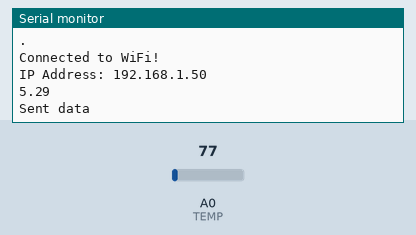
The program below on a simulated Arduino Uno R4 WiFi. Parts: the last lines printed to the serial monitor. The inputs (shaded band) are chosen by the test bench; at power-on: A0 (TEMP) = 77. WiFi joins after 1.5 s; servers stay silent unless stated; uploads are accepted with an empty reply.

Above: at 11.7 s.
11.8 s: A0 (TEMP) set to 92
At 14.01 s:
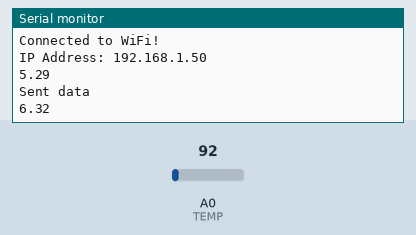
15.5 s: A0 (TEMP) set to 107
At 18.7 s:
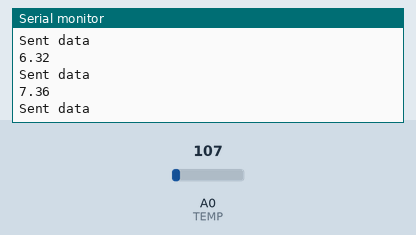
Timing chart, 0 to 20.2 s (numbered marks = the images above; inputs shaded):
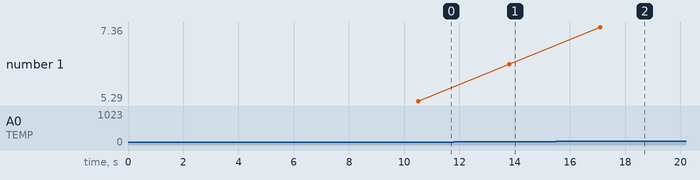

The program:

main.cpp
```cpp
#include <Arduino.h>
#include <Adafruit_Sensor.h>
#include <Math.h>
#include <Wire.h>
// WIFI
#include <WiFiS3.h>
#include <WiFiSSLClient.h>

#define TEMP A0 // LM35 pin


int hum;
float outsideTemp;

//WIFI
const char ssid[] = "fambergies";  // change your network SSID (name) iotroam ppp
const char pass[] = "Safe@bergies";   // change your network password (use for WPA, or use as key for WEP) dPwcM9DNRY pppppppp

WiFiSSLClient client;

const int port = 443; // HTTPS port
const char HOST_NAME[] = "period-2-resit-project.onrender.com"; // Your server hostname
String HTTP_METHOD = "POST";
String PATH_NAME = "/add";

// Functions
float LM35read();
void connectServer();
void sendToServer(String data);
void processData(float temperature);

void setup()
{
  Serial.begin(9600);
  // Switch to Internal 1.1V Reference
  analogReference(AR_INTERNAL);

  // WIFI
  connectServer();
  delay(4000);
}

void loop() {
  processData(LM35read());
  delay(3000);
}

void processData(float temperature){
   long lastCheckTime = 0;
   int updateInterval = 3000;
   if(millis() - lastCheckTime > updateInterval){
    Serial.println(temperature);
    String data = "{  \"temperature\": \"" + String(temperature) + "\" }";
    sendToServer(data);
    Serial.println("Sent data");
   }
   lastCheckTime = millis();
}


float LM35read()
{
  float tempTemp = analogRead(TEMP);
  // read the input on analog pin 0:
  if (tempTemp == 0){
    return outsideTemp;
  }
  //Calculate Temperature from TEMP value
  //Note that we use mV for Vref
  //Vin = TEMPresult*Vref/(2^10)
  //Temp(C) = Vin/(10) = TEMPresult*Vref/(1200*10) + 2
  outsideTemp = tempTemp*1100/(1600*10.0);
  return outsideTemp;
}

void connectServer() {
  // Check for WiFi module
  if (WiFi.status() == WL_NO_MODULE)
  {
    Serial.println("Communication with WiFi module failed!");
    while (true);
  }

  // Connect to WiFi
  Serial.print("Attempting to connect to SSID: ");
  Serial.println(ssid);
  while (WiFi.status() != WL_CONNECTED)
  {
    WiFi.begin(ssid, pass);
    delay(5000); // Retry every 5 seconds
    Serial.print(".");
  }
  Serial.println("\nConnected to WiFi!");
  Serial.print("IP Address: ");
  Serial.println(WiFi.localIP());
}

void sendToServer(String data)
{
  // Securely connect to the server
  if (!client.connect(HOST_NAME, port))
  {
    Serial.println("Connection to server failed!");
    return;
  }

  // Build HTTPS POST request
  client.println("POST " + String(PATH_NAME) + " HTTP/1.1");
  client.println("Host: " + String(HOST_NAME));
  client.println("Content-Type: application/json"); // Specify JSON format
  client.println("Connection: close");
  client.println("Content-Length: " + String(data.length())); // Specify the body length
  client.println(); // End of headers
  client.println(data); // Send JSON data

  // Read response from server
  while (client.connected())
  {
    if (client.available())
    {
      // Serial.println("Test Server Response");
      String response = client.readStringUntil('\n');
      // Serial.println(response);
    }
  }

  client.stop(); // Close the connection
}
```

Measured:
- after the input at 11.8 s, the serial monitor: prints a new line after 2.0 s (image 1)
- after the input at 15.5 s, the serial monitor: prints a new line after 1.6 s (image 2)
- plotted number 1: 5.29 → 6.32 after the input at 11.8 s, 6.32 → 7.36 after the input at 15.5 s
